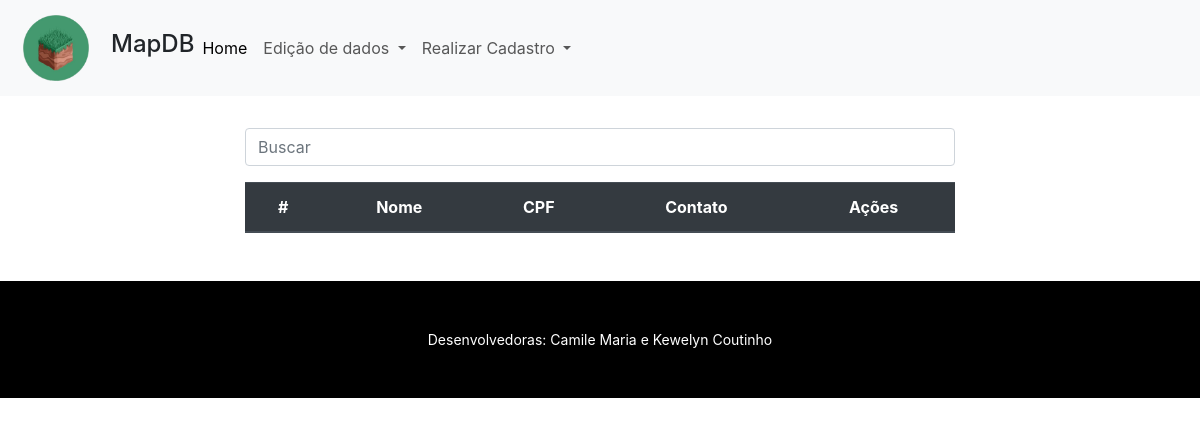
The page /index_proprietario/ on the database as committed earlier.
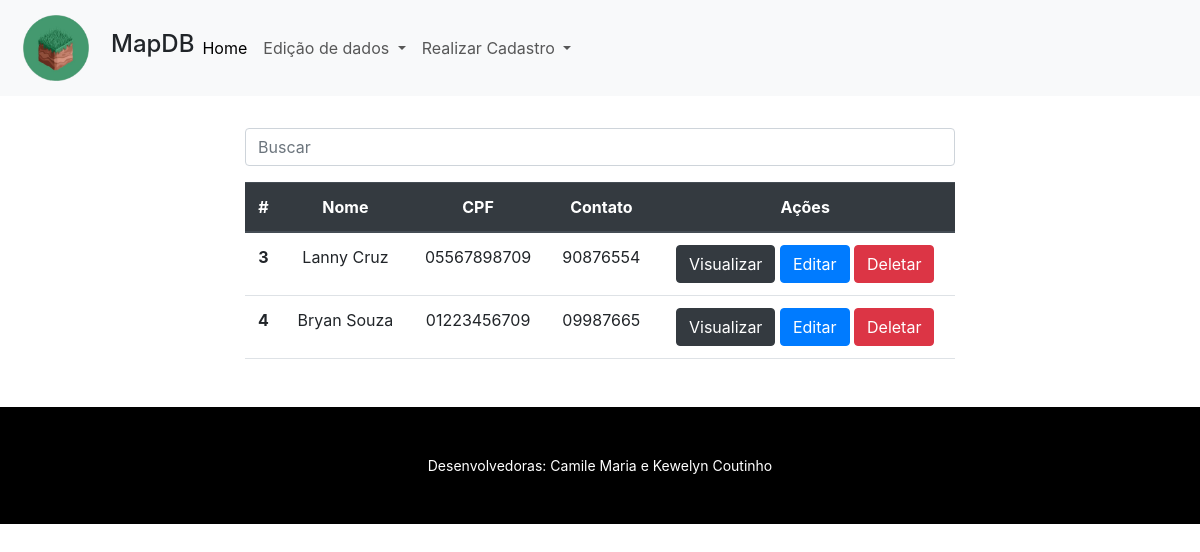
The same page on the database as committed later.
### app/models.py (models this page shows, shortened)
class Proprietarios(models.Model):
    nomeProprietarios = models.CharField(max_length=60)
    cpf = models.CharField(max_length=11)
    contato = models.CharField(max_length=13)

### app/views.py (the view)
# urls.py: path('index_proprietario/', index_proprietario, name='index_proprietario'),
def index_proprietario(request):
    search = request.GET.get('search')
    if search:
        proprietario = Proprietarios.objects.filter(nomeProprietarios__icontains=search)
    else:
        proprietario = Proprietarios.objects.all()
    return render(request, 'index_proprietario.html', {'proprietario': proprietario})

### Templates/index_proprietario.html (shortened to what this page needs)
{% extends 'menu.html' %}
{% load static %}
{% block body%}
<!DOCTYPE html>
<html lang="pt-br">
<head>
    <link rel="stylesheet" href="https://cdn.jsdelivr.net/npm/bootstrap@4.6.2/dist/css/bootstrap.min.css">
</head>
<body>
     <div class = "col-8 m-auto pt-2 pb-2 text-center">
        <form method = "get">
            <input type="text" id="search" name="search" class="form-control" placeholder="Buscar">
        </form>
    </div>
    <div class = "col-8 m-auto pt-2 pb-2 text-center">
    <table class="table">
            <thead class="thead-dark">
                  <tr class="table-dark">
                    <th scope="col">#</th>
                    <th scope="col">Nome</th>
                    <th scope="col">CPF</th>
                    <th scope="col">Contato</th>
                    <th scope="col">Ações</th>
                  </tr>
            </thead>
            <tbody>
                {%for dbs in proprietario%}
                  <tr>
                    <th scope="row">{{dbs.id}}</th>
                    <td>{{dbs.nomeProprietarios}}</td>
                    <td>{{dbs.cpf}}</td>
                    <td>{{dbs.contato}}</td>
                    <td>
                       <a href="{% url 'viewdados_proprietario' dbs.id %}" class="btn btn-dark"> Visualizar </a>
                       <a href="{% url 'update_proprietario' dbs.id %}" class="btn btn-primary"> Editar </a>
                       <a href="{% url 'delete_proprietario' dbs.id %}" class="btn btn-danger"> Deletar </a>
                    </td>
                  </tr>
                {%endfor%}
          </tbody>
        </table>
    </div>
</body>
</html>
{% endblock %}

Rows that differ between the two databases and show on the page:
added Proprietarios: id "3", nomeProprietarios "Lanny Cruz", cpf "05567898709", contato "90876554"
added Proprietarios: id "4", nomeProprietarios "Bryan Souza", cpf "01223456709", contato "09987665"
